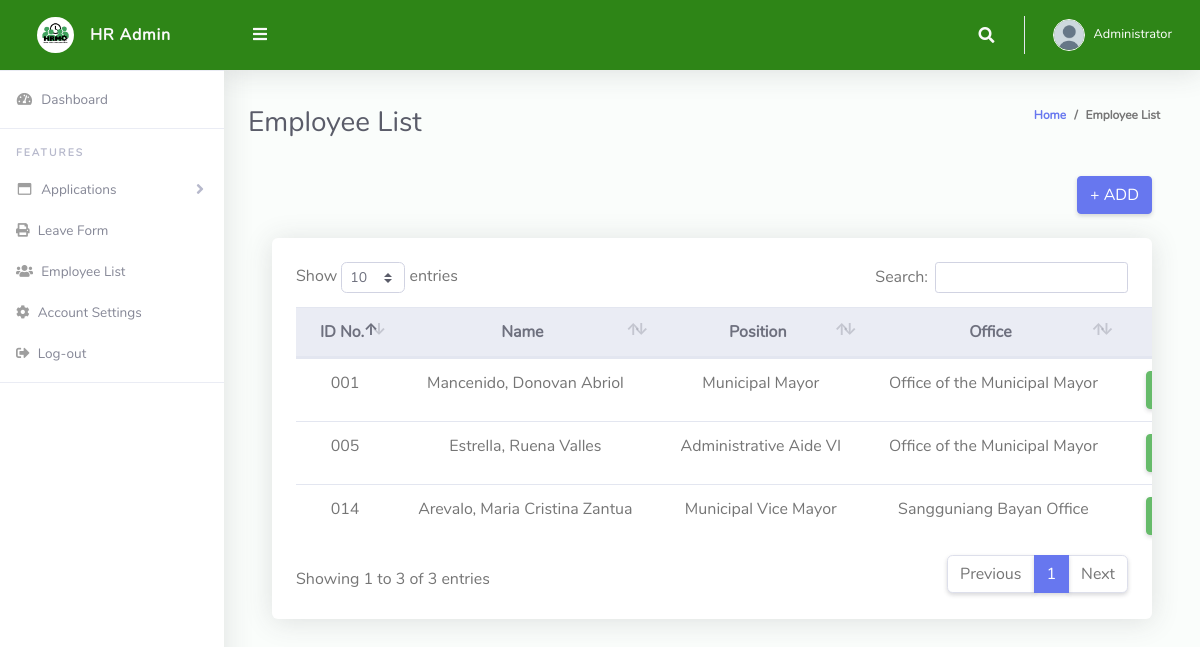
Before: /pages/employee_list.php (signed in) with the older database file.
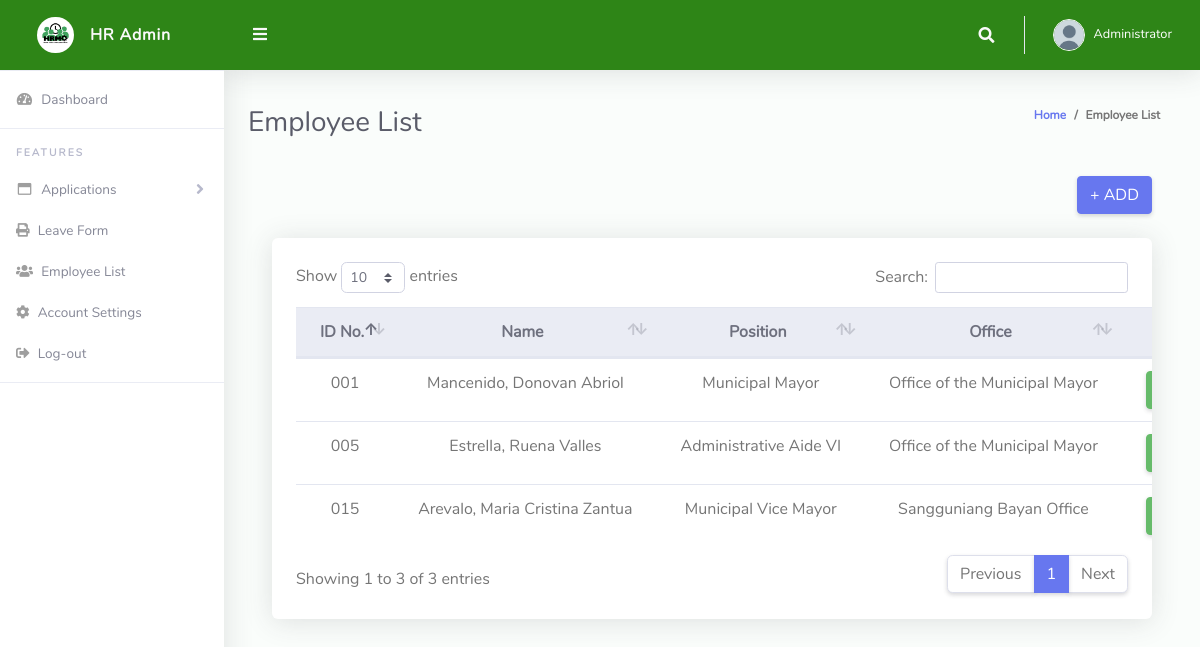
After: the same page with the newer database file.
### tables this page shows
CREATE TABLE `employee` (
  `employee_id` varchar(3) NOT NULL,
  `fname` varchar(50) NOT NULL,
  `midname` varchar(50) DEFAULT NULL,
  `lname` varchar(50) NOT NULL,
  `extname` varchar(10) DEFAULT NULL,
  `gender` varchar(10) NOT NULL,
  `position` varchar(100) NOT NULL,
  `office` varchar(100) NOT NULL
);

### function/employeefunction/fetch.php (the view)
<?php
    include '../database/db_connect.php';
    $result = $conn->query("SELECT * FROM employee");
    while ($row = $result->fetch_assoc()) {
        $full_name = "{$row['lname']}, {$row['fname']} {$row['extname']} {$row['midname']}";
        echo "<tr class='text-center'>";
        echo "<td>{$row['employee_id']}</td>";
        echo "<td>{$full_name}</td>";
        echo "<td>{$row['position']}</td>";
        echo "<td>{$row['office']}</td>";
        echo "<td>
                <button class='btn btn-success text-white'><i class='fas fa-eye'></i></button>
                <button class='btn btn-info' data-toggle='modal' data-target='#editEmployeeModal'
                data-employee_id='{$row['employee_id']}'
                data-lname='{$row['lname']}'
                data-fname='{$row['fname']}'
                data-midname='{$row['midname']}'
                data-extname='{$row['extname']}'
                data-position='{$row['position']}'
                data-office='{$row['office']}'
                data-gender='{$row['gender']}'>
                <i class='fas fa-pencil-alt'></i>
                </button>
                <button class='btn btn-danger text-white deletebtn' data-employee_id='{$row['employee_id']}'><i class='fas fa-trash-alt'></i></button>
            </td>";
        echo "</tr>";
    }
?>

### pages/employee_list.php (shortened to what this page needs)
<!DOCTYPE html>
<html lang="en">
<head>
  <link href="../vendor/fontawesome-free/css/all.min.css" rel="stylesheet" type="text/css">
  <link href="../vendor/bootstrap/css/bootstrap.min.css" rel="stylesheet" type="text/css">
  <link href="../css/admin.min.css" rel="stylesheet">
  <link href="../vendor/datatables/dataTables.bootstrap4.min.css" rel="stylesheet">
</head>
<body id="page-top">
  <div id="wrapper">
     <?php include '../includes/sidebar.php'; ?>
        <div class="container-fluid" id="container-wrapper">
          <div class="d-sm-flex align-items-center justify-content-between mb-4">
            <h1 class="h3 mb-0 text-gray-800">Employee List</h1>
            <ol class="breadcrumb">
              <li class="breadcrumb-item"><a href="./">Home</a></li>
              <li class="breadcrumb-item active" aria-current="page">Employee List</li>
            </ol>
          </div>
          <div class="container-fluid">
            <div class="d-sm-flex align-items-center justify-content-between mb-4">
              <button class="btn btn-primary" data-toggle="modal" data-target="#addEmployeeModal">+ ADD</button>
          </div>
            <div class="row">
              <div class="col-lg-12">
                <div class="card mb-4">
                  <div class="table-responsive p-4">
                    <table class="table align-items-center table-hover" id="dataTableHover">
                      <thead class="thead-light text-center">
                        <tr>
                          <th>ID No.</th>
                          <th>Name</th>
                          <th>Position</th>
                          <th>Office</th>
                          <th>Actions</th>
                        </tr>
                      </thead>
                      <tbody>
                        <?php include '../function/employeefunction/fetch.php'?>
                      </tbody>
                    </table>
                  </div>
                </div>
              </div>
            </div>
          </div>
        </div>
      </div>
</body>
</html>

### includes/sidebar.php (shortened to what this page needs)
<ul class="navbar-nav sidebar sidebar-light accordion" id="accordionSidebar">
      <a class="sidebar-brand d-flex align-items-center justify-content-center" href="../pages/index.php" style="background-color: #2e8517;">
        <div class="sidebar-brand-icon">
          <img src="../img/HR.png" style="border-radius: 50%;">
        </div>
        <div class="sidebar-brand-text mx-3">HR Admin</div>
      </a>
      <hr class="sidebar-divider my-0">
      <li class="nav-item">
        <a class="nav-link" href="index.php">
          <i class="fas fa-fw fa-tachometer-alt"></i>
          <span>Dashboard</span></a>
      </li>
      <hr class="sidebar-divider">
      <div class="sidebar-heading">
        Features
      </div>
      <li class="nav-item">
        <a class="nav-link collapsed" href="#" data-toggle="collapse" data-target="#collapseBootstrap"
          aria-expanded="true" aria-controls="collapseBootstrap">
          <i class="far fa-fw fa-window-maximize"></i>
          <span>Applications</span>
        </a>
      </li>
      <li class="nav-item">
        <a class="nav-link" href="../pages/leave_form.php">
          <i class="fas fa-print"></i>
          <span>Leave Form</span>
        </a>
      </li>
      <li class="nav-item">
      <a class="nav-link" href="../pages/employee_list.php">
          <i class="fas fa-users"></i>
          <span>Employee List</span>
        </a>
      </li>
      <li class="nav-item">
        <a class="nav-link" href="../pages/accountsetting.php">
          <i class="fas fa-cog"></i>
          <span>Account Settings</span>
        </a>
      </li>
      <li class="nav-item">
        <a class="nav-link" id="logout-link" href="#">
          <i class="fas fa-sign-out-alt"></i>
          <span>Log-out</span>
        </a>
      </li>
      <hr class="sidebar-divider">
    </ul>
    <div id="content-wrapper" class="d-flex flex-column">
      <div id="content">
        <nav class="navbar navbar-expand navbar-light bg-navbar topbar mb-4 static-top" style="background-color: #2e8517;">
          <button id="sidebarToggleTop" class="btn btn-link rounded-circle mr-3">
            <i class="fa fa-bars"></i>
          </button>
          <ul class="navbar-nav ml-auto">
            <li class="nav-item dropdown no-arrow">
              <a class="nav-link dropdown-toggle" href="#" id="searchDropdown" role="button" data-toggle="dropdown"
                aria-haspopup="true" aria-expanded="false">
                <i class="fas fa-search fa-fw"></i>
              </a>
            </li>
            <li class="nav-item dropdown no-arrow">
              <a class="nav-link dropdown-toggle" href="#" id="#" role="#" data-toggle="#"
                aria-haspopup="false" aria-expanded="false">
                <img class="img-profile rounded-circle" src="../img/profile.jpg" style="max-width: 60px">
                <span class="ml-2 d-none d-lg-inline text-white small">Administrator</span>
              </a>
            </li>
          </ul>
        </nav>

### pages/employee_list.php (style rules this page uses)
.table-responsive { overflow-x: auto; }
.table th, .table td { white-space: nowrap; }
.table th { text-align: center; }
.table td { text-align: center; }

Changed rows visible on the page:
removed employee: employee_id "014", full_name "Arevalo, Maria Cristina Zantua", position "Municipal Vice Mayor", office "Sangguniang Bayan Office"
added employee: employee_id "015", full_name "Arevalo, Maria Cristina Zantua", position "Municipal Vice Mayor", office "Sangguniang Bayan Office"
